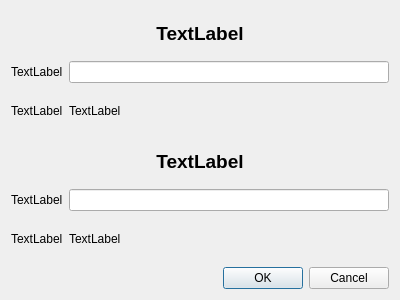
<?xml version="1.0" encoding="UTF-8"?>
<ui version="4.0">
 <class>PlayerMenu</class>
 <widget class="QDialog" name="PlayerMenu">
  <property name="geometry">
   <rect>
    <x>0</x>
    <y>0</y>
    <width>400</width>
    <height>300</height>
   </rect>
  </property>
  <property name="windowTitle">
   <string>Player Menu</string>
  </property>
  <layout class="QVBoxLayout" name="verticalLayout_3">
   <item>
    <layout class="QVBoxLayout" name="verticalLayout">
     <item>
      <widget class="QLabel" name="player1Label">
       <property name="font">
        <font>
         <pointsize>14</pointsize>
         <weight>75</weight>
         <bold>true</bold>
        </font>
       </property>
       <property name="text">
        <string>TextLabel</string>
       </property>
       <property name="alignment">
        <set>Qt::AlignCenter</set>
       </property>
      </widget>
     </item>
     <item>
      <layout class="QHBoxLayout" name="horizontalLayout">
       <item>
        <widget class="QLabel" name="player1NameLabel">
         <property name="text">
          <string>TextLabel</string>
         </property>
        </widget>
       </item>
       <item>
        <widget class="QLineEdit" name="player1Name"/>
       </item>
      </layout>
     </item>
     <item>
      <layout class="QHBoxLayout" name="horizontalLayout_3">
       <item>
        <widget class="QLabel" name="player1ColorLabel">
         <property name="sizePolicy">
          <sizepolicy hsizetype="Maximum" vsizetype="Maximum">
           <horstretch>0</horstretch>
           <verstretch>0</verstretch>
          </sizepolicy>
         </property>
         <property name="text">
          <string>TextLabel</string>
         </property>
        </widget>
       </item>
       <item>
        <widget class="ClickableLabel" name="player1Color">
         <property name="sizePolicy">
          <sizepolicy hsizetype="Minimum" vsizetype="Minimum">
           <horstretch>0</horstretch>
           <verstretch>0</verstretch>
          </sizepolicy>
         </property>
         <property name="text">
          <string>TextLabel</string>
         </property>
        </widget>
       </item>
      </layout>
     </item>
    </layout>
   </item>
   <item>
    <layout class="QVBoxLayout" name="verticalLayout_2">
     <item>
      <widget class="QLabel" name="player2Label">
       <property name="font">
        <font>
         <pointsize>14</pointsize>
         <weight>75</weight>
         <bold>true</bold>
        </font>
       </property>
       <property name="text">
        <string>TextLabel</string>
       </property>
       <property name="alignment">
        <set>Qt::AlignCenter</set>
       </property>
      </widget>
     </item>
     <item>
      <layout class="QHBoxLayout" name="horizontalLayout_2">
       <item>
        <widget class="QLabel" name="player2NameLabel">
         <property name="text">
          <string>TextLabel</string>
         </property>
        </widget>
       </item>
       <item>
        <widget class="QLineEdit" name="player2Name"/>
       </item>
      </layout>
     </item>
     <item>
      <layout class="QHBoxLayout" name="horizontalLayout_4">
       <item>
        <widget class="QLabel" name="player2ColorLabel">
         <property name="sizePolicy">
          <sizepolicy hsizetype="Maximum" vsizetype="Maximum">
           <horstretch>0</horstretch>
           <verstretch>0</verstretch>
          </sizepolicy>
         </property>
         <property name="text">
          <string>TextLabel</string>
         </property>
        </widget>
       </item>
       <item>
        <widget class="ClickableLabel" name="player2Color">
         <property name="sizePolicy">
          <sizepolicy hsizetype="Minimum" vsizetype="Minimum">
           <horstretch>0</horstretch>
           <verstretch>0</verstretch>
          </sizepolicy>
         </property>
         <property name="text">
          <string>TextLabel</string>
         </property>
        </widget>
       </item>
      </layout>
     </item>
    </layout>
   </item>
   <item>
    <widget class="QDialogButtonBox" name="buttonBox">
     <property name="enabled">
      <bool>true</bool>
     </property>
     <property name="orientation">
      <enum>Qt::Horizontal</enum>
     </property>
     <property name="standardButtons">
      <set>QDialogButtonBox::Cancel|QDialogButtonBox::Ok</set>
     </property>
    </widget>
   </item>
  </layout>
 </widget>
 <customwidgets>
  <customwidget>
   <class>ClickableLabel</class>
   <extends>QLabel</extends>
   <header>ClickableLabel.hpp</header>
   <slots>
    <signal>clicked()</signal>
   </slots>
  </customwidget>
 </customwidgets>
 <resources/>
 <connections>
  <connection>
   <sender>buttonBox</sender>
   <signal>accepted()</signal>
   <receiver>PlayerMenu</receiver>
   <slot>accept()</slot>
   <hints>
    <hint type="sourcelabel">
     <x>248</x>
     <y>254</y>
    </hint>
    <hint type="destinationlabel">
     <x>157</x>
     <y>274</y>
    </hint>
   </hints>
  </connection>
  <connection>
   <sender>buttonBox</sender>
   <signal>rejected()</signal>
   <receiver>PlayerMenu</receiver>
   <slot>reject()</slot>
   <hints>
    <hint type="sourcelabel">
     <x>316</x>
     <y>260</y>
    </hint>
    <hint type="destinationlabel">
     <x>286</x>
     <y>274</y>
    </hint>
   </hints>
  </connection>
 </connections>
</ui>
